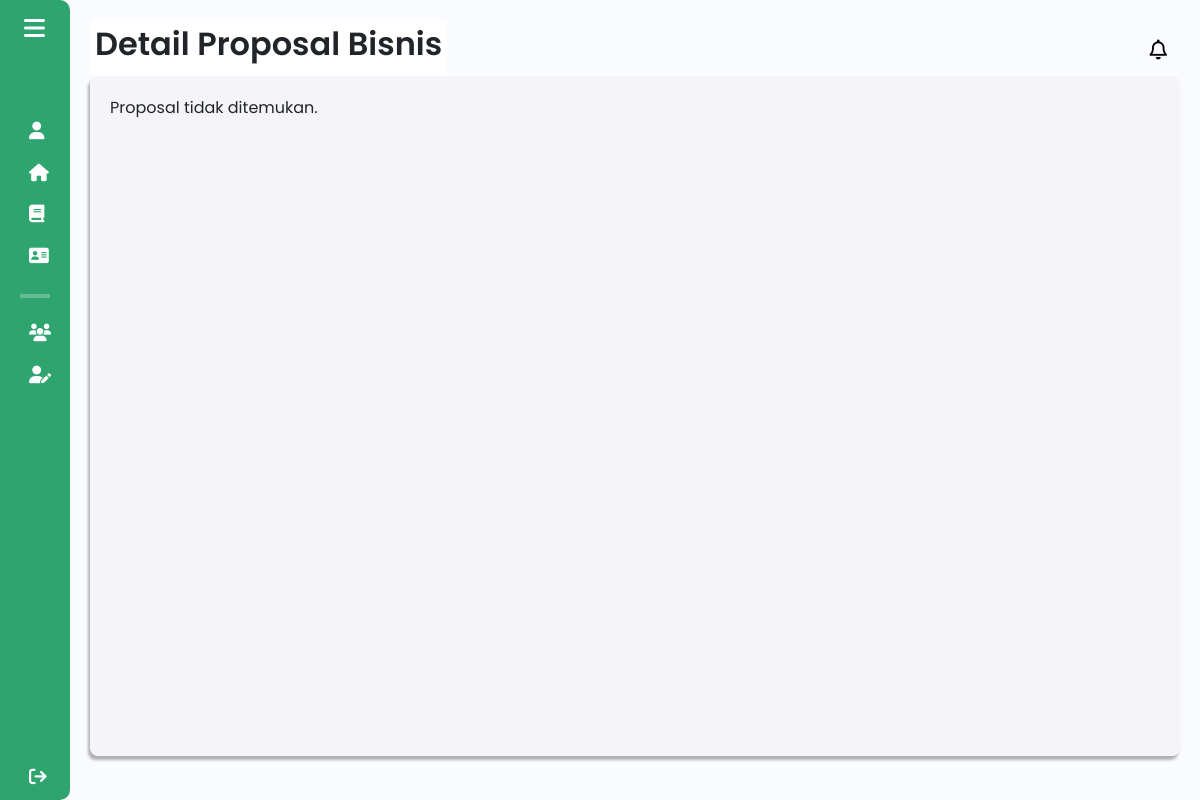
The page /components/pages/mahasiswa/detail_proposal_bisnis.php?judul=Proposal+1 (signed in) on the database as committed earlier.
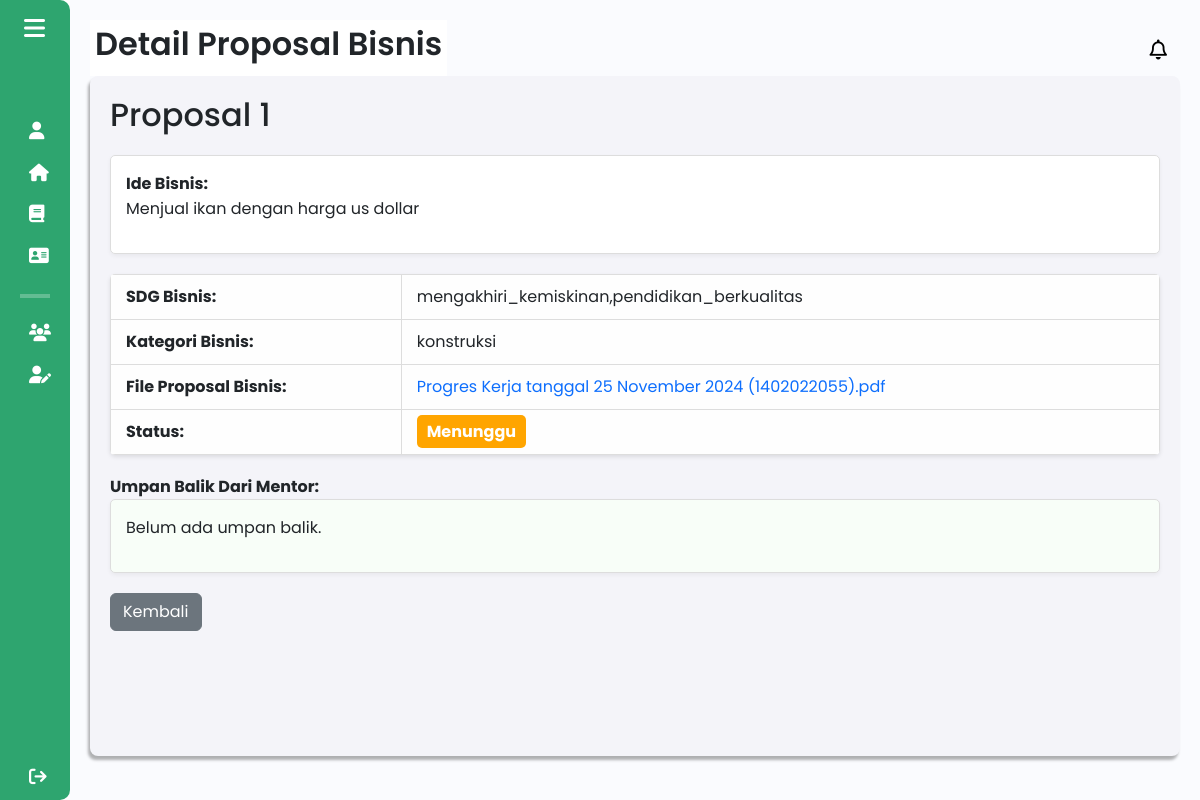
The same page on the database as committed later.
### tables this page shows
CREATE TABLE `proposal_bisnis` (
  `id` int(11) NOT NULL,
  `judul_proposal` varchar(255) NOT NULL,
  `tahapan_bisnis` enum('tahapan_awal','tahapan_bertumbuh') NOT NULL,
  `sdg` text NOT NULL,
  `kategori` varchar(255) DEFAULT NULL,
  `other_category` varchar(255) DEFAULT NULL,
  `proposal_pdf` varchar(255) NOT NULL,
  `kelompok_id` int(11) NOT NULL,
  `status` enum('menunggu','ditolak','disetujui') DEFAULT 'menunggu'
);

CREATE TABLE `kelompok_bisnis` (
  `id_kelompok` int(11) NOT NULL,
  `npm_ketua` varchar(20) DEFAULT NULL,
  `nama_kelompok` varchar(50) DEFAULT NULL,
  `nama_bisnis` varchar(50) DEFAULT NULL,
  `ide_bisnis` text DEFAULT NULL,
  `logo_bisnis` varchar(255) DEFAULT NULL,
  `mentor_bisnis` varchar(255) DEFAULT NULL
);

### components/pages/mahasiswa/detail_proposal_bisnis.php (the view, shortened to what this page needs)
<!DOCTYPE html>
<html lang="en">
<head>
    <link href="https://cdn.lineicons.com/4.0/lineicons.css" rel="stylesheet" />
    <link href="https://cdn.jsdelivr.net/npm/bootstrap@5.3.0-alpha3/dist/css/bootstrap.min.css" rel="stylesheet"
>
    <link rel="stylesheet" href="/Aplikasi-Kewirausahaan/assets/css/detail_proposal.css">
</head>
<body>
    <div class="wrapper">
        <?php
            include 'sidebar_mahasiswa.php';
        ?>
        <div class="main">
            <?php
                include 'header_mahasiswa.php';
            ?>
            <div class="main_wrapper">
                <?php
                include $_SERVER['DOCUMENT_ROOT'] . '/Aplikasi-Kewirausahaan/config/db_connection.php';
                $judul_proposal = isset($_GET['judul']) ? $_GET['judul'] : '';
                $query = "SELECT p.*, k.ide_bisnis
                          FROM proposal_bisnis p
                          LEFT JOIN kelompok_bisnis k ON p.kelompok_id = k.id_kelompok
                          WHERE p.judul_proposal = ?";
                $stmt = $conn->prepare($query);
                $stmt->bind_param("s", $judul_proposal);
                $stmt->execute();
                $result = $stmt->get_result();
                if ($result->num_rows > 0) {
                    $proposal = $result->fetch_assoc();
                ?>
                    <h2><?php echo htmlspecialchars($proposal['judul_proposal']); ?></h2>
                    <div class="description">
                        <strong>Ide Bisnis:</strong>
                        <p><?php echo htmlspecialchars($proposal['ide_bisnis'] ?? 'Tidak ada ide bisnis.'); ?></p>
                    </div>
                    <table class="styled-table">
                        <tr>
                            <td><strong>SDG Bisnis:</td>
                            <td class="file-box"><?php echo htmlspecialchars($proposal['sdg']); ?></td>
                        </tr>
                        <tr>
                            <td><strong>Kategori Bisnis:</td>
                            <td class="file-box"><?php echo htmlspecialchars($proposal['kategori']); ?></td>
                        </tr>
                        <tr>
                            <td><strong>File Proposal Bisnis:</td>
                            <td class="file-box">
                                <a href="<?php echo htmlspecialchars($proposal['proposal_pdf']); ?>" target="_blank">
                                    <?php echo basename($proposal['proposal_pdf']); ?>
                                </a>
                            </td>
                        </tr>
                        <tr>
                            <td><strong>Status:</td>
                            <td class="file-box">
                                <span id="status-label" class="status"
                                      style="background-color: <?php
                                          if ($proposal['status'] == 'disetujui') {
                                              echo 'green';
                                          } elseif ($proposal['status'] == 'ditolak') {
                                              echo 'red';
                                          } else {
                                              echo 'orange';
                                          }
                                      ?>;">
                                    <?php echo htmlspecialchars($proposal['status']); ?>
                                </span>
                            </td>
                        </tr>
                    </table>
                    <strong>Umpan Balik Dari Mentor:</strong>
                    <div class="feedback-box">
                        <p><?php echo htmlspecialchars($proposal['umpan_balik'] ?? 'Belum ada umpan balik.'); ?></p>
                    </div>
                    <a href="proposal_bisnis_mahasiswa.php" class="btn btn-secondary">Kembali</a>
                <?php
                } else {
                    echo "<p>Proposal tidak ditemukan.</p>";
                }
                ?>
            </div>
        </div>
    </div>
</body>
</html>

Rows that differ between the two databases and show on the page:
added proposal_bisnis: judul_proposal "Proposal 1", sdg "mengakhiri_kemiskinan,pendidikan_berkualitas", kategori "konstruksi", proposal_pdf "Progres Kerja tanggal 25 November 2024 (1402022055).pdf", status "Menunggu"
now on this page (row unchanged): kelompok_bisnis: ide_bisnis "Menjual ikan dengan harga us dollar"
Other text that changed with them:
$proposal['umpan_balik']: (not shown) → "Belum ada umpan balik."
text no longer shown: "Proposal tidak ditemukan."
text now shown: "Ide Bisnis: SDG Bisnis: Kategori Bisnis: File Proposal Bisnis: Status: Umpan Balik Dari Mentor: Kembali"
